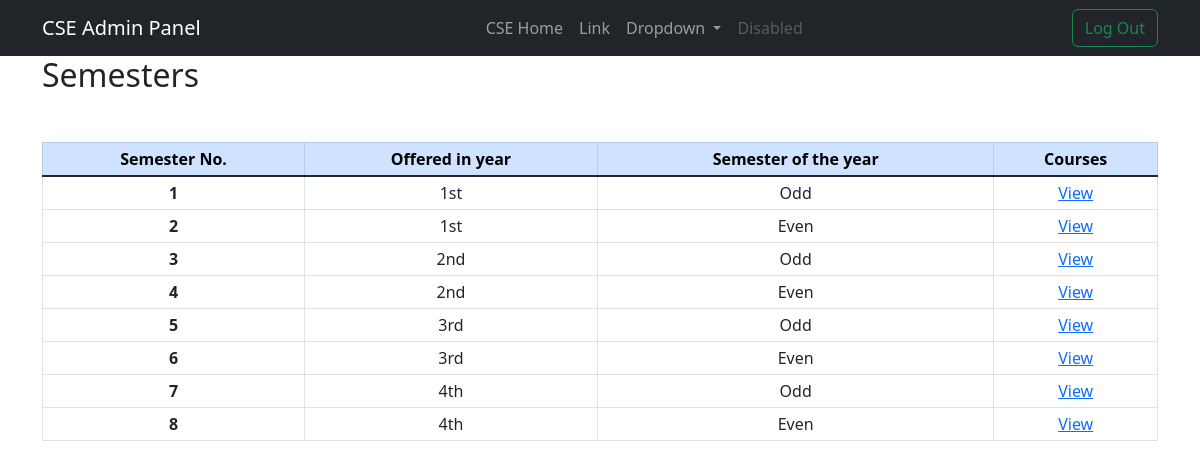
Page /dept/admin/CSE/semesters/ on the committed database.
### departments/models.py (models this page shows, shortened)
class Department(models.Model):
    dept_id = models.CharField(max_length=4, unique=True)
    dept_code = models.CharField(max_length=5, unique=True, null=True, blank=True)
    dept_name = models.CharField(max_length=50)
    head = models.OneToOneField(
        "teachers.Teacher",
        on_delete=models.SET_NULL,
        null=True,
        blank=True,
        related_name="dept_head",
    )
    user = models.OneToOneField(
        User, on_delete=models.CASCADE, null=True, blank=True, related_name="dept"
    )

class Semester(models.Model):
    id = models.AutoField(primary_key=True)
    sem_no = models.IntegerField()
    year = models.CharField(max_length=4)
    year_sem = models.CharField(max_length=4)
    dept = models.ForeignKey(
        Department, on_delete=models.CASCADE, related_name="semesters"
    )
    class Meta:
        constraints = [
            models.UniqueConstraint(fields=["sem_no", "dept"], name="unique_semester")
        ]

### departments/views.py (the view, shortened to what this page needs)
# urls.py: path('admin/<str:deptId>/semesters/', views.allSemesters, name='allSemesters'),
def allSemesters(request, deptId):
    try:
        dept = Department.objects.get(dept_id=deptId)
        semesters = dept.semesters.all()
        return render(request, 'departments/allSemester.html', {
            'dept': dept,
            'semesters': semesters,
            'isLogged': request.user == dept.user,
        })
    except Department.DoesNotExist:
        return HttpResponseNotFound('<h1>Page not found</h1>')

### departments/templates/departments/allSemester.html (shortened to what this page needs)
{% extends 'departments/admin.html' %}
{% block content %}
<div class="container">
    {% if semesters %}
    <h2 class="mb-5">Semesters</h2>
    <table class="table table-bordered table-sm text-center table-hover">
        <thead class="table-primary">
            <tr>
                <th scope="col">Semester No.</th>
                <th scope="col">Offered in year</th>
                <th scope="col">Semester of the year</th>
                <th scope="col">Courses</th>
            </tr>
        </thead>
        <tbody class="table-group-divider">
            {% for s in semesters %}
            <tr id="{{s.id}}">
                <th scope="row">{{s.sem_no}}</th>
                <td>{{s.year}}</td>
                <td>{{s.year_sem}}</td>
                <td><a href="#">View</a></td>
            </tr>
            {% endfor %}
        </tbody>
    </table>
    {% endif %}
</div>
{%endblock%}

### departments/templates/departments/admin.html (shortened to what this page needs)
<!DOCTYPE html>
<html lang="en">
<head>
    <link href="https://cdn.jsdelivr.net/npm/bootstrap@5.3.0-alpha3/dist/css/bootstrap.min.css" rel="stylesheet"
>
</head>
<body>
    <nav class="navbar navbar-expand-md bg-dark" data-bs-theme="dark">
        <div class="container">
            <a class="navbar-brand flex-grow-1" href="{% url 'dept:admin' dept.dept_id %}">{{dept.dept_id}} Admin
                Panel</a>
            <div class="collapse navbar-collapse" id="navbarSupportedContent">
                <ul class="navbar-nav me-auto mb-2 mb-lg-0">
                    <li class="nav-item">
                        <a class="nav-link" aria-current="page" href="{%url 'dept:home' dept.dept_id%}">{{dept.dept_id}}
                            Home</a>
                    </li>
                    <li class="nav-item">
                        <a class="nav-link" href="#">Link</a>
                    </li>
                    <li class="nav-item dropdown">
                        <a class="nav-link dropdown-toggle" href="#" role="button" data-bs-toggle="dropdown"
                            aria-expanded="false">
                            Dropdown
                        </a>
                    </li>
                    <li class="nav-item">
                        <a class="nav-link disabled">Disabled</a>
                    </li>
                </ul>
                <div class="d-flex">
                    <a href="{% url 'dept:logout' dept.dept_id %}"><button class="btn btn-outline-success">Log
                            Out</button></a>
                </div>
            </div>
        </div>
    </nav>
    {%block content%}{%endblock%}
</body>
</html>

### rows in the picture
Department: dept_id "CSE"
Semester: sem_no "1", year "1st", year_sem "Odd"
Semester: sem_no "2", year "1st", year_sem "Even"
Semester: sem_no "3", year "2nd", year_sem "Odd"
Semester: sem_no "4", year "2nd", year_sem "Even"
Semester: sem_no "5", year "3rd", year_sem "Odd"
Semester: sem_no "6", year "3rd", year_sem "Even"
Semester: sem_no "7", year "4th", year_sem "Odd"
Semester: sem_no "8", year "4th", year_sem "Even"
